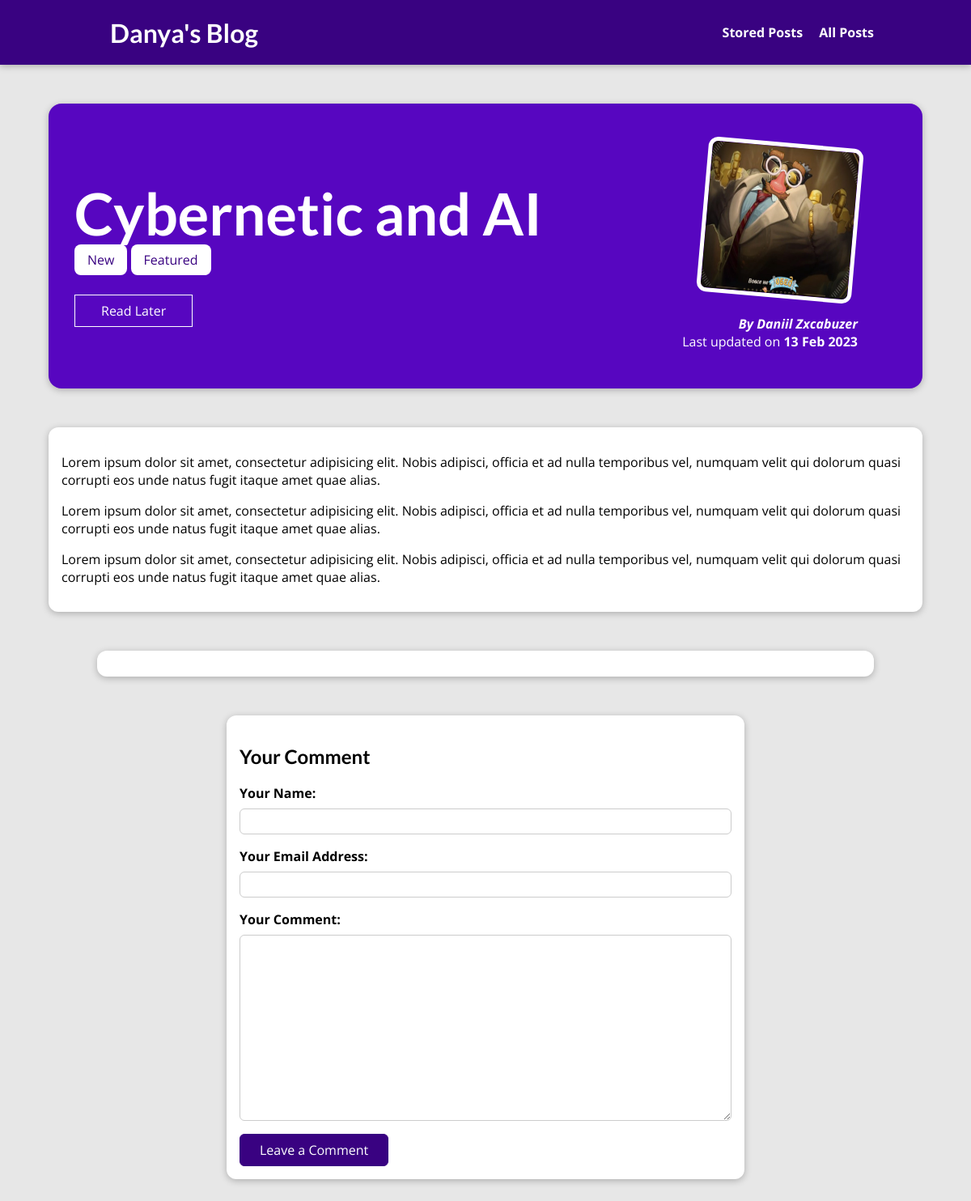
The page /posts/cybernetic/ on the database its author committed.
### blog/models.py (models this page shows, shortened)
class Post(models.Model):
    title = models.CharField(max_length=150)
    excerpt = models.CharField(max_length=250)
    image = models.ImageField(upload_to="images", null=True)
    date = models.DateField(auto_now=True)
    slug = models.SlugField(unique=True, db_index=True)
    content = models.TextField()
    author = models.ForeignKey(
        Author, on_delete=models.SET_NULL, null=True, related_name="posts")
    tags = models.ManyToManyField(Tag)

class Tag(models.Model):
    caption = models.CharField(max_length=25)

class Author(models.Model):
    first_name = models.CharField(max_length=100)
    last_name = models.CharField(max_length=100)
    email = models.EmailField()
    def full_name(self):
        return f"{self.first_name} {self.last_name}"
    def __str__(self) -> str:
        return self.full_name()

### blog/views.py (the view, shortened to what this page needs)
# urls.py: path("posts/<slug:slug>/", views.PostDetailView.as_view(), name="post-detail"),
class PostDetailView(View):
    def is_stored_post(self, request, post_id):
        stored_posts = request.session.get('stored_posts')
        if stored_posts is not None:
            is_saved_for_later = post_id in stored_posts
        else:
            is_saved_for_later = False
        return is_saved_for_later
    def get(self, request, slug):
        post = Post.objects.get(slug=slug)
        context = {
            "post": post,
            "post_tags": post.tags.all(),
            "comment_form": CommentForm(),
            "comments": post.comments.all().order_by("-id"),
            "saved_for_later": self.is_stored_post(request, post.id)
        }
        return render(request, 'blog/post-detail.html', context)

### blog/forms.py
class CommentForm(forms.ModelForm):
    class Meta:
        model = Comment
        exclude = ["post"]
        labels = {
            "user_name": "Your Name",
            "email": "Your Email Address",
            "text": "Your Comment"
        }
        error_messages = {
            "user_name": {
                "required": "Your name must not be empty!",
                "max_length": "Please enter a shorter name!"
            },
            "email": {
                "required": "Your email address must not be empty!",
            },
            "text": {
                "required": "Your can't send empty message!",
                "max_length": "Please enter a shorter text!"
            },
        }

### blog/templates/blog/post-detail.html (shortened to what this page needs)
{% extends "base.html" %}
{% load static %}
{% block css_files %}
    <link rel="stylesheet" href="{% static "blog/post-detail.css" %}">
{% endblock %}
{% block body %}
    <section id="summary">
        <h2>{{ post.title }}</h2>
        <div>
            {% for tag in post_tags %}
                <span class="tag">{{ tag.caption }}</span>
            {% endfor %}
        </div>
        <div id="read-later">
            <form action="{% url "read-later" %}" method="POST">
                <button>
                    {% if saved_for_later %}
                        Remove from Read Later
                    {% else %}
                        Read Later
                    {% endif %}
                </button>
            </form>
        </div>
        <article>
            <img src="{{ post.image.url }}" alt="{{ post.title }}">
            <address>By <a href="mailto:{{ post.author.email }}">{{ post.author }}</a></address>
            <div>
                Last updated on <time>{{ post.date|date:"d M Y" }}</time>
            </div>
        </article>
    </section>
    <main>
        {{ post.content|linebreaks }}
    </main>
    <section id="comments">
    </section>
    <section id="comment-form">
        <h2>Your Comment</h2>
        <form action="{% url "post-detail" post.slug %}" method="POST">
            {% for field in comment_form %}
                 <div class="form-control">
                    {{ field.label_tag }}
                    {{ field }}
                </div>
            {% endfor %}
            <button>Leave a Comment</button>
        </form>
    </section>
{% endblock %}

### static/app.css (style rules this page uses)
* { box-sizing: border-box; }
html { font-family: 'Open Sans', 'Lato', sans-serif; }
body { margin: 0; }
h1, h2, h3 { font-family: 'Lato', sans-serif; font-weight: bold; }

### blog/static/blog/post-detail.css (style rules this page uses)
body { background-color: #e7e7e7; }
#summary { margin: 8rem auto 3rem auto; padding: 2rem; width: 90%; max-width: 90rem; border-radius: 16px; background-color: #5706c0; position: relative; box-shadow: 0 2px 8px rgba(0, 0, 0, 0.25); height: 22rem; }
#summary h2 { color: white; font-size: 4.5rem; margin-bottom: 0.25rem; }
#summary article { position: absolute; top: 2rem; right: 3rem; padding: 1rem 2rem; border-radius: 12px; text-align: right; color: white; }
#summary article img { width: 12rem; height: 12rem; border-radius: 12px; transform: rotateZ(5deg); border: 5px solid white; margin-bottom: 1rem; }
#summary address { font-weight: bold; }
#summary a { color: white; text-decoration: none; }
#summary time { font-weight: bold; }
#read-later { margin: 2rem 0; }
#read-later button { background-color: transparent; border: 1px solid white; padding: 0.5rem 2rem; font: inherit; color: white; cursor: pointer; }
main { width: 90%; max-width: 90rem; margin: 3rem auto; background-color: white; padding: 1rem; border-radius: 12px; box-shadow: 0 2px 8px rgba(0, 0, 0, 0.25); }
.tag { background-color: white; color: #390281; padding: 0.5rem 1rem; border-radius: 8px; }
#comment-form { margin: 3rem auto; width: 90%; max-width: 40rem; border-radius: 12px; background-color: white; box-shadow: 0 2px 8px rgba(0, 0, 0, 0.25); padding: 1rem; }
#comment-form button { font: inherit; background-color: #390281; color: white; border: 1px solid #390281; padding: 0.5rem 1.5rem; border-radius: 6px; cursor: pointer; }
.form-control { margin-bottom: 1rem; }
.form-control label { font-weight: bold; margin-bottom: 0.5rem; display: block; }
.form-control input, .form-control textarea { display: block; width: 100%; font: inherit; padding: 0.25rem; border-radius: 6px; border: 1px solid #ccc; }
#comments { margin: 3rem auto; width: 90%; max-width: 60rem; border-radius: 12px; background-color: white; box-shadow: 0 2px 8px rgba(0, 0, 0, 0.25); padding: 1rem 2rem; }

### rows shown on the page
Post: title "Cybernetic and AI", image (picture), author "Daniil Zxcabuzer", date "13 Feb 2023", content "Lorem ipsum dolor sit amet, consectetur adipisicing elit. Nobis adipisci, officia et ad nulla temporibus vel, numquam velit qui dolorum quasi corrupti eos unde natus fugit itaque amet quae alias. Lorem ipsum dolor sit amet, consectetur adipisicing elit. Nobis adipisci, officia et ad nulla temporibus vel, numquam velit qui dolorum quasi corrupti eos unde natus fugit itaque amet quae alias. Lorem ipsum dolor sit amet, consectetur adipisicing elit. Nobis adipisci, officia et ad nulla temporibus vel, numquam velit qui dolorum quasi corrupti eos unde natus fugit itaque amet quae alias."
Tag: caption "New"
Tag: caption "Featured"

### other values the page prints
{{ field.label_tag }} "Your Name:" "Your Email Address:" "Your Comment:"
